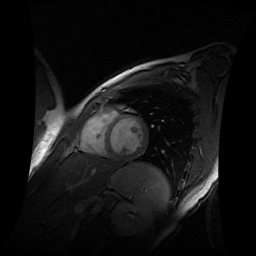
#> input picture TP6 Modeles déformables/coeurIRM.bmp, 256 x 256 px
$ python tp_modeles-deformables.py
#> lines starting #> are read from the running program, lines starting #| are printed output that depends on the picture
#!/usr/bin/env python3
# -*- coding: utf-8 -*-
"""
"""


#%% SECTION 1 inclusion de packages externes


import numpy as np
import matplotlib.pyplot as plt
from scipy import ndimage as ndi
# necessite scikit-image
from skimage import io as skio
from skimage.filters import gaussian
from skimage.segmentation import active_contour
from skimage import img_as_float
from skimage.segmentation import chan_vese
from skimage.segmentation import checkerboard_level_set
from skimage.segmentation import circle_level_set

#%% SECTION 2 - Lecture de l'image

im=skio.imread('coeurIRM.bmp')
#> im is the input picture: shape (256, 256); min 0, max 255, mean 19.4

# [6 lines of commented-out code are left out]

plt.imshow(im, cmap="gray")

#%% SECTION 3a - Segmentation by contours actifs

s = np.linspace(0, 2*np.pi, 100)
r = 140 + 15*np.sin(s)
c = 130 + 15*np.cos(s)
init = np.array([r, c]).T

snake = active_contour(gaussian(im, 0.1),
                       init, alpha=0.5, beta=5, w_edge=20, gamma=0.001)
#> snake = 100 pairs, first value 126 to 159, second value 114 to 143.2

fig, ax = plt.subplots(figsize=(7, 7))
ax.imshow(im, cmap=plt.cm.gray)
ax.plot(init[:, 1], init[:, 0], '--r', lw=3)
ax.plot(snake[:, 1], snake[:, 0], '-b', lw=3)
ax.set_xticks([]), ax.set_yticks([])
ax.axis([0, im.shape[1], im.shape[0], 0])

plt.show()
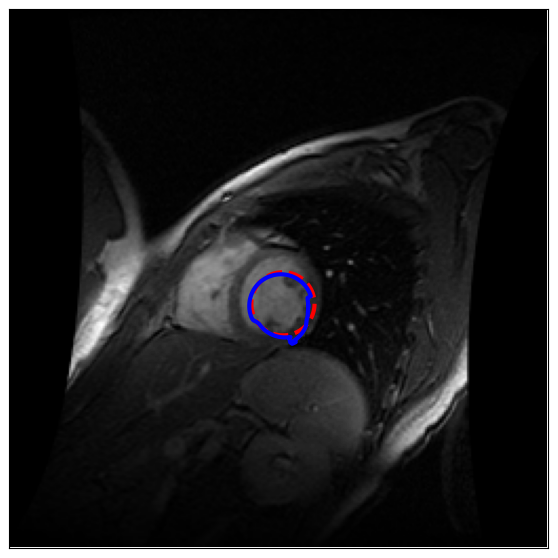
#> figure drawn by matplotlib, 1 panel

#%% SECTION 3b - Contours ouverts

# Interessant sur l'image retineOA.bmp

r = np.linspace(20, 80, 100)
c = np.linspace(20, 100, 100)
init = np.array([r, c]).T

#> (the run stopped early here; a loop or call above may not have finished)

$ run again, with TP6 Modeles déformables/brain.bmp copied over TP6 Modeles déformables/coeurIRM.bmp
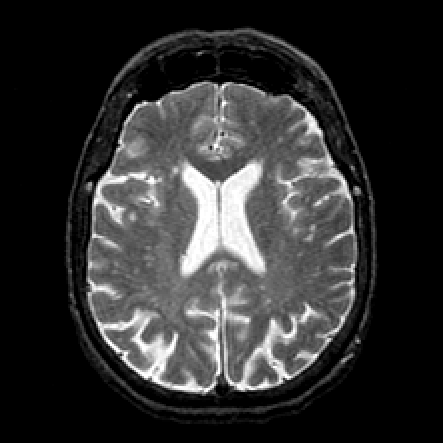
#> input picture TP6 Modeles déformables/brain.bmp, 443 x 443 px
#> im is the input picture: shape (443, 443, 3); min 0, max 255, mean 48.6
#> snake = 100 pairs, first value 122 to 157.8, second value 114 to 144
#> `plt.show()`:
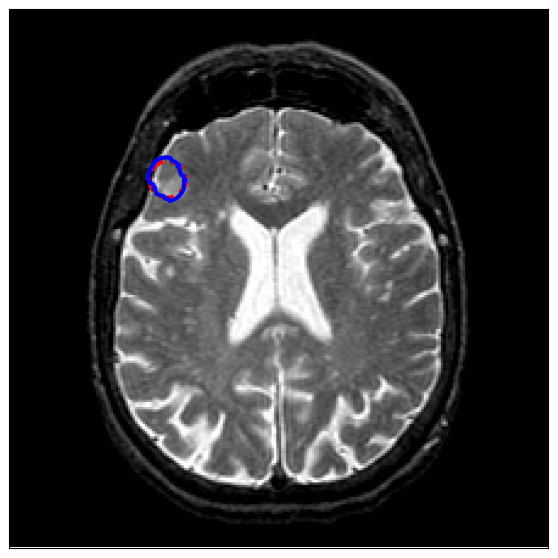
#> figure drawn by matplotlib, 1 panel

$ run again, with TP6 Modeles déformables/brain2.bmp copied over TP6 Modeles déformables/coeurIRM.bmp
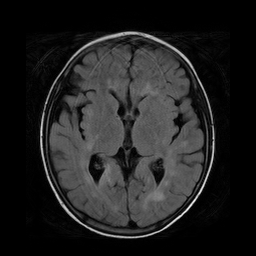
#> input picture TP6 Modeles déformables/brain2.bmp, 256 x 256 px
#> im is the input picture: shape (256, 256); min 0, max 250, mean 32.6
#> snake = 100 pairs, first value 124 to 154, second value 116 to 144
#> `plt.show()`:
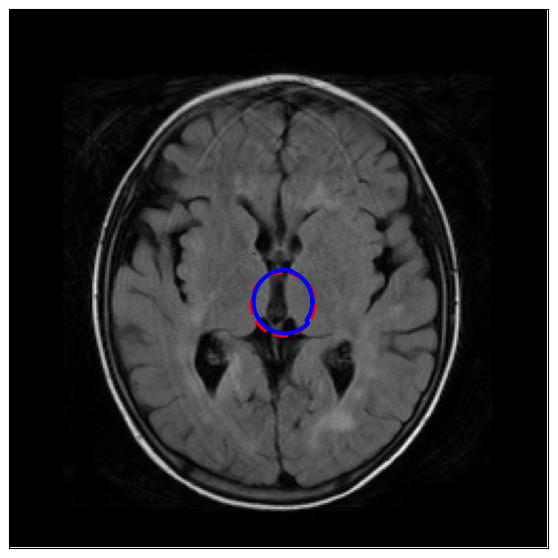
#> figure drawn by matplotlib, 1 panel
